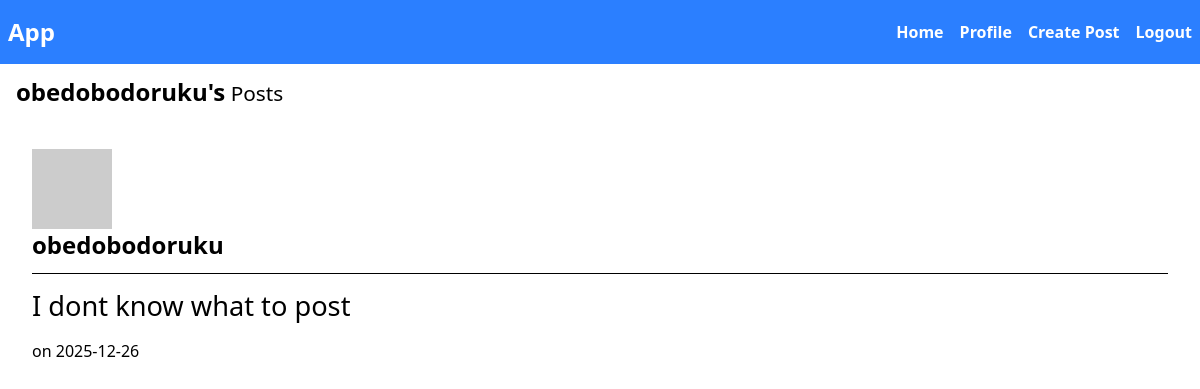
/obedobodoruku/posts (signed in), run on an earlier commit of the app's database.
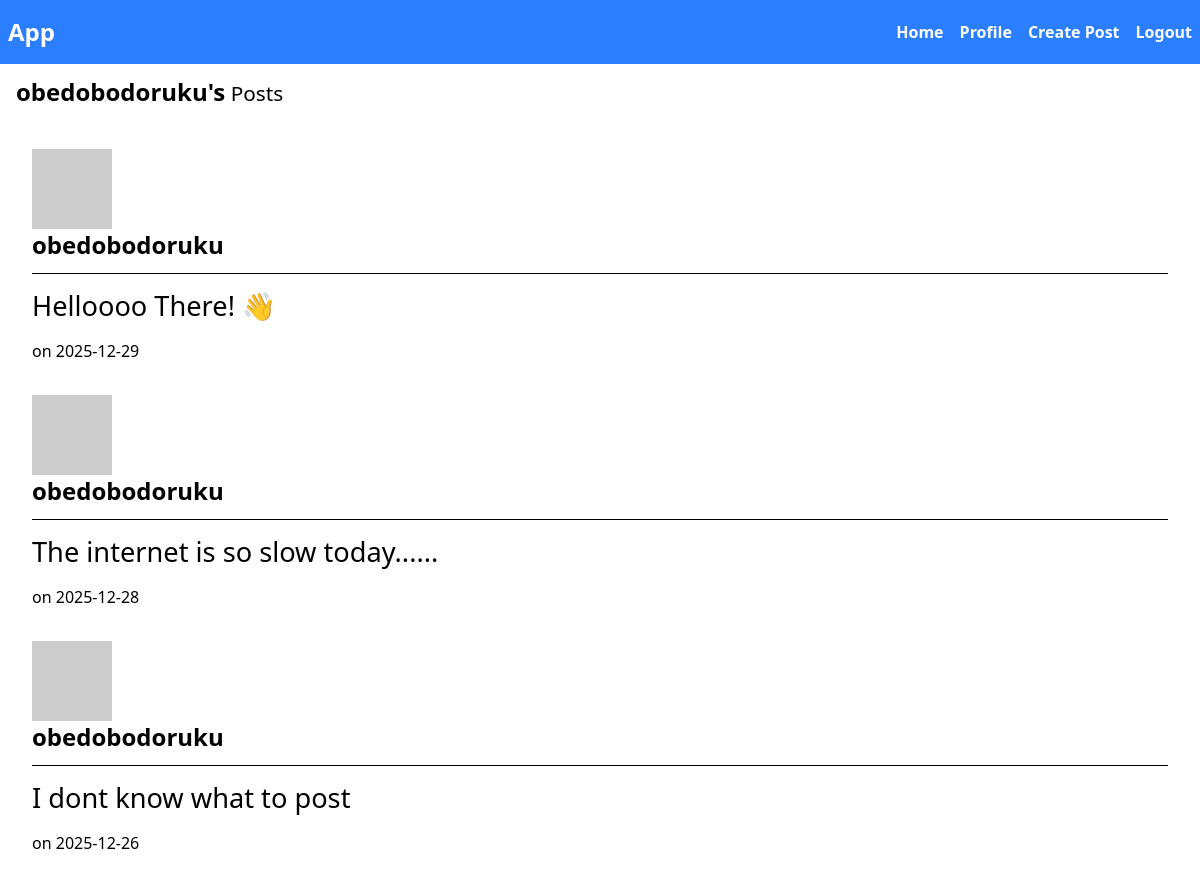
And on a later commit of the database.
### app/models.py (models this page shows, shortened)
class Post(db.Model):
    id = db.Column(db.Integer, primary_key=True)
    content = db.Column(db.Text, nullable=False)
    date_posted = db.Column(db.DateTime, nullable=False, default=datetime.utcnow)
    user_id = db.Column(db.Integer, db.ForeignKey("user.id"), nullable=False)
    replies = db.relationship("Reply", backref="post", lazy=True, cascade="all, delete-orphan")

class User(db.Model, UserMixin):
    id = db.Column(db.Integer, primary_key=True)
    username = db.Column(db.String(150), unique=True, nullable=False)
    name = db.Column(db.String(150), default="user")
    email = db.Column(db.String(150), unique=True, nullable=False)
    password = db.Column(db.String(200), nullable=False)
    posts = db.relationship("Post", backref="user", lazy=True)
    replies = db.relationship(
        "Reply",
        backref="user",
        lazy=True,
        cascade="all, delete-orphan"
    )
    def avatar(self, size):
        digest = md5(self.email.lower().encode('utf-8')).hexdigest()
        return f'https://www.gravatar.com/avatar/{digest}?d=identicon&s={size}'

### app/routes.py (the view)
@app.route("/<username>/posts", methods=["GET"])
@login_required
def user_posts(username):
    user = User.query.filter_by(username=username).first_or_404()
    users_post = Post.query.filter_by(user_id=user.id).order_by(Post.date_posted.desc()).all()
    return render_template("user_post.html", users_post=users_post, user=user, title=f"{user.username}  Posts")

### app/models.py (called while the page is built)
@login_manager.user_loader
def load_user(user_id):
    return User.query.get(int(user_id))

### app/templates/user_post.html
{% extends "layout.html" %}
{% block body %}
<div class="mb-7">
    <h4 class="mb-6 mt-3 text-[1.3rem]"><span class="text-2xl font-bold mb-3">{{ user.username }}'s</span> Posts</h4>
    {% if users_post %}
        {% for post in users_post %}
            <div class="p-4">
                <div>
                    <img src="{{ post.user.avatar(36) }}" alt="user pfp" />
                    <h4 class="text-2xl font-bold mb-3">{{ user.username }}</h4>
                </div>
                <hr>
                <div class="my-3">
                    <p class="text-[1.7rem]">{{ post.content }}</p>
                </div>
                <div>
                    <span>
                        on {{ post.date_posted.strftime('%Y-%m-%d') if post.date_posted else 'N/A' }}
                    </span>
                </div>
            </div>
        {% endfor %}
    {% else %}
        <p>No posts found.</p>
    {% endif %}
</div>
{% endblock %}

What changed in the data, as far as the page shows it:
added Post: {{ user.username }} "obedobodoruku", content "Helloooo There! 👋", date_posted "2025-12-29"
added Post: {{ user.username }} "obedobodoruku", content "The internet is so slow today......", date_posted "2025-12-28"
